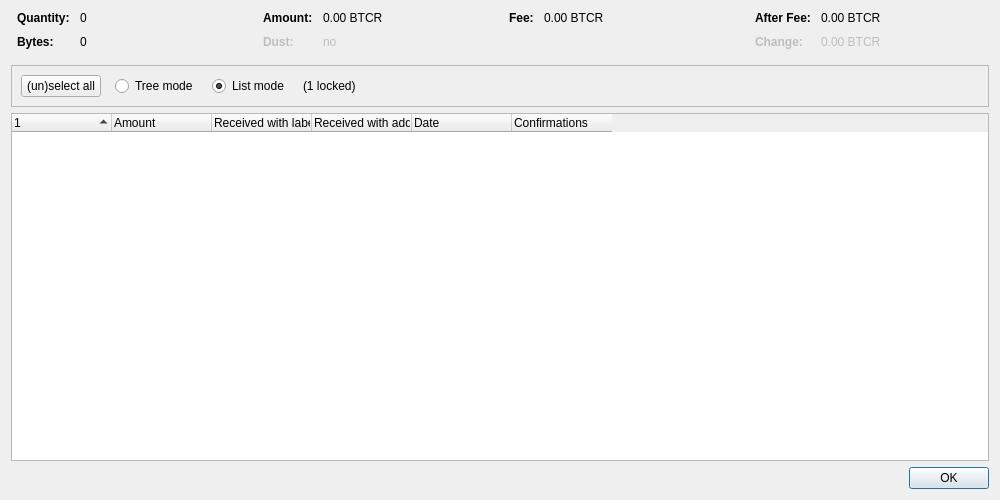
<?xml version="1.0" encoding="UTF-8"?>
<ui version="4.0">
 <class>CoinControlDialog</class>
 <widget class="QDialog" name="CoinControlDialog">
  <property name="geometry">
   <rect>
    <x>0</x>
    <y>0</y>
    <width>1000</width>
    <height>500</height>
   </rect>
  </property>
  <property name="windowTitle">
   <string>Coin Selection</string>
  </property>
  <layout class="QVBoxLayout" name="verticalLayout">
   <item>
    <layout class="QHBoxLayout" name="horizontalLayoutTop" stretch="0,0,0,0">
     <property name="topMargin">
      <number>0</number>
     </property>
     <property name="bottomMargin">
      <number>10</number>
     </property>
     <item>
      <layout class="QFormLayout" name="formLayoutCoinControl1">
       <property name="horizontalSpacing">
        <number>10</number>
       </property>
       <property name="verticalSpacing">
        <number>10</number>
       </property>
       <property name="leftMargin">
        <number>6</number>
       </property>
       <property name="rightMargin">
        <number>6</number>
       </property>
       <item row="0" column="0">
        <widget class="QLabel" name="labelCoinControlQuantityText">
         <property name="font">
          <font>
           <weight>75</weight>
           <bold>true</bold>
          </font>
         </property>
         <property name="text">
          <string>Quantity:</string>
         </property>
        </widget>
       </item>
       <item row="0" column="1">
        <widget class="QLabel" name="labelCoinControlQuantity">
         <property name="cursor">
          <cursorShape>IBeamCursor</cursorShape>
         </property>
         <property name="contextMenuPolicy">
          <enum>Qt::ActionsContextMenu</enum>
         </property>
         <property name="text">
          <string notr="true">0</string>
         </property>
         <property name="textInteractionFlags">
          <set>Qt::LinksAccessibleByMouse|Qt::TextSelectableByKeyboard|Qt::TextSelectableByMouse</set>
         </property>
        </widget>
       </item>
       <item row="1" column="0">
        <widget class="QLabel" name="labelCoinControlBytesText">
         <property name="font">
          <font>
           <weight>75</weight>
           <bold>true</bold>
          </font>
         </property>
         <property name="text">
          <string>Bytes:</string>
         </property>
        </widget>
       </item>
       <item row="1" column="1">
        <widget class="QLabel" name="labelCoinControlBytes">
         <property name="cursor">
          <cursorShape>IBeamCursor</cursorShape>
         </property>
         <property name="contextMenuPolicy">
          <enum>Qt::ActionsContextMenu</enum>
         </property>
         <property name="text">
          <string notr="true">0</string>
         </property>
         <property name="textInteractionFlags">
          <set>Qt::LinksAccessibleByMouse|Qt::TextSelectableByKeyboard|Qt::TextSelectableByMouse</set>
         </property>
        </widget>
       </item>
      </layout>
     </item>
     <item>
      <layout class="QFormLayout" name="formLayoutCoinControl2">
       <property name="horizontalSpacing">
        <number>10</number>
       </property>
       <property name="verticalSpacing">
        <number>10</number>
       </property>
       <property name="leftMargin">
        <number>6</number>
       </property>
       <property name="rightMargin">
        <number>6</number>
       </property>
       <item row="0" column="0">
        <widget class="QLabel" name="labelCoinControlAmountText">
         <property name="font">
          <font>
           <weight>75</weight>
           <bold>true</bold>
          </font>
         </property>
         <property name="text">
          <string>Amount:</string>
         </property>
        </widget>
       </item>
       <item row="0" column="1">
        <widget class="QLabel" name="labelCoinControlAmount">
         <property name="cursor">
          <cursorShape>IBeamCursor</cursorShape>
         </property>
         <property name="contextMenuPolicy">
          <enum>Qt::ActionsContextMenu</enum>
         </property>
         <property name="text">
          <string notr="true">0.00 BTCR</string>
         </property>
         <property name="textInteractionFlags">
          <set>Qt::LinksAccessibleByMouse|Qt::TextSelectableByKeyboard|Qt::TextSelectableByMouse</set>
         </property>
        </widget>
       </item>
       <item row="1" column="0">
        <widget class="QLabel" name="labelCoinControlLowOutputText">
         <property name="enabled">
          <bool>false</bool>
         </property>
         <property name="font">
          <font>
           <weight>75</weight>
           <bold>true</bold>
          </font>
         </property>
         <property name="text">
          <string>Dust:</string>
         </property>
        </widget>
       </item>
       <item row="1" column="1">
        <widget class="QLabel" name="labelCoinControlLowOutput">
         <property name="enabled">
          <bool>false</bool>
         </property>
         <property name="cursor">
          <cursorShape>IBeamCursor</cursorShape>
         </property>
         <property name="contextMenuPolicy">
          <enum>Qt::ActionsContextMenu</enum>
         </property>
         <property name="text">
          <string notr="true">no</string>
         </property>
         <property name="textInteractionFlags">
          <set>Qt::LinksAccessibleByMouse|Qt::TextSelectableByKeyboard|Qt::TextSelectableByMouse</set>
         </property>
        </widget>
       </item>
      </layout>
     </item>
     <item>
      <layout class="QFormLayout" name="formLayoutCoinControl3">
       <property name="horizontalSpacing">
        <number>10</number>
       </property>
       <property name="verticalSpacing">
        <number>10</number>
       </property>
       <property name="leftMargin">
        <number>6</number>
       </property>
       <property name="rightMargin">
        <number>6</number>
       </property>
       <item row="0" column="0">
        <widget class="QLabel" name="labelCoinControlFeeText">
         <property name="font">
          <font>
           <weight>75</weight>
           <bold>true</bold>
          </font>
         </property>
         <property name="text">
          <string>Fee:</string>
         </property>
        </widget>
       </item>
       <item row="0" column="1">
        <widget class="QLabel" name="labelCoinControlFee">
         <property name="cursor">
          <cursorShape>IBeamCursor</cursorShape>
         </property>
         <property name="contextMenuPolicy">
          <enum>Qt::ActionsContextMenu</enum>
         </property>
         <property name="text">
          <string notr="true">0.00 BTCR</string>
         </property>
         <property name="textInteractionFlags">
          <set>Qt::LinksAccessibleByMouse|Qt::TextSelectableByKeyboard|Qt::TextSelectableByMouse</set>
         </property>
        </widget>
       </item>
      </layout>
     </item>
     <item>
      <layout class="QFormLayout" name="formLayoutCoinControl4">
       <property name="horizontalSpacing">
        <number>10</number>
       </property>
       <property name="verticalSpacing">
        <number>10</number>
       </property>
       <property name="leftMargin">
        <number>6</number>
       </property>
       <property name="rightMargin">
        <number>6</number>
       </property>
       <item row="0" column="0">
        <widget class="QLabel" name="labelCoinControlAfterFeeText">
         <property name="font">
          <font>
           <weight>75</weight>
           <bold>true</bold>
          </font>
         </property>
         <property name="text">
          <string>After Fee:</string>
         </property>
        </widget>
       </item>
       <item row="0" column="1">
        <widget class="QLabel" name="labelCoinControlAfterFee">
         <property name="cursor">
          <cursorShape>IBeamCursor</cursorShape>
         </property>
         <property name="contextMenuPolicy">
          <enum>Qt::ActionsContextMenu</enum>
         </property>
         <property name="text">
          <string notr="true">0.00 BTCR</string>
         </property>
         <property name="textInteractionFlags">
          <set>Qt::LinksAccessibleByMouse|Qt::TextSelectableByKeyboard|Qt::TextSelectableByMouse</set>
         </property>
        </widget>
       </item>
       <item row="1" column="0">
        <widget class="QLabel" name="labelCoinControlChangeText">
         <property name="enabled">
          <bool>false</bool>
         </property>
         <property name="font">
          <font>
           <weight>75</weight>
           <bold>true</bold>
          </font>
         </property>
         <property name="text">
          <string>Change:</string>
         </property>
        </widget>
       </item>
       <item row="1" column="1">
        <widget class="QLabel" name="labelCoinControlChange">
         <property name="enabled">
          <bool>false</bool>
         </property>
         <property name="cursor">
          <cursorShape>IBeamCursor</cursorShape>
         </property>
         <property name="contextMenuPolicy">
          <enum>Qt::ActionsContextMenu</enum>
         </property>
         <property name="text">
          <string notr="true">0.00 BTCR</string>
         </property>
         <property name="textInteractionFlags">
          <set>Qt::LinksAccessibleByMouse|Qt::TextSelectableByKeyboard|Qt::TextSelectableByMouse</set>
         </property>
        </widget>
       </item>
      </layout>
     </item>
    </layout>
   </item>
   <item>
    <widget class="QFrame" name="frame">
     <property name="minimumSize">
      <size>
       <width>0</width>
       <height>40</height>
      </size>
     </property>
     <property name="frameShape">
      <enum>QFrame::StyledPanel</enum>
     </property>
     <property name="frameShadow">
      <enum>QFrame::Sunken</enum>
     </property>
     <layout class="QHBoxLayout" name="horizontalLayout">
      <item>
       <layout class="QHBoxLayout" name="horizontalLayoutPanel" stretch="0,0,0,0,0">
        <property name="spacing">
         <number>14</number>
        </property>
        <item>
         <widget class="QPushButton" name="pushButtonSelectAll">
          <property name="sizePolicy">
           <sizepolicy hsizetype="Maximum" vsizetype="Fixed">
            <horstretch>0</horstretch>
            <verstretch>0</verstretch>
           </sizepolicy>
          </property>
          <property name="text">
           <string>(un)select all</string>
          </property>
          <property name="autoDefault">
           <bool>false</bool>
          </property>
         </widget>
        </item>
        <item>
         <widget class="QRadioButton" name="radioTreeMode">
          <property name="sizePolicy">
           <sizepolicy hsizetype="Maximum" vsizetype="Fixed">
            <horstretch>0</horstretch>
            <verstretch>0</verstretch>
           </sizepolicy>
          </property>
          <property name="text">
           <string>Tree mode</string>
          </property>
         </widget>
        </item>
        <item>
         <widget class="QRadioButton" name="radioListMode">
          <property name="sizePolicy">
           <sizepolicy hsizetype="Maximum" vsizetype="Fixed">
            <horstretch>0</horstretch>
            <verstretch>0</verstretch>
           </sizepolicy>
          </property>
          <property name="text">
           <string>List mode</string>
          </property>
          <property name="checked">
           <bool>true</bool>
          </property>
         </widget>
        </item>
        <item>
         <widget class="QLabel" name="labelLocked">
          <property name="text">
           <string notr="true">(1 locked)</string>
          </property>
         </widget>
        </item>
        <item>
         <spacer name="horizontalSpacer">
          <property name="orientation">
           <enum>Qt::Horizontal</enum>
          </property>
          <property name="sizeHint" stdset="0">
           <size>
            <width>40</width>
            <height>20</height>
           </size>
          </property>
         </spacer>
        </item>
       </layout>
      </item>
     </layout>
    </widget>
   </item>
   <item>
    <widget class="CoinControlTreeWidget" name="treeWidget">
     <property name="contextMenuPolicy">
      <enum>Qt::CustomContextMenu</enum>
     </property>
     <property name="sortingEnabled">
      <bool>false</bool>
     </property>
     <property name="columnCount">
      <number>6</number>
     </property>
     <attribute name="headerShowSortIndicator" stdset="0">
      <bool>true</bool>
     </attribute>
     <attribute name="headerStretchLastSection">
      <bool>false</bool>
     </attribute>
     <column>
      <property name="text">
       <string/>
      </property>
     </column>
     <column>
      <property name="text">
       <string>Amount</string>
      </property>
     </column>
     <column>
      <property name="text">
       <string>Received with label</string>
      </property>
     </column>
     <column>
      <property name="text">
       <string>Received with address</string>
      </property>
     </column>
     <column>
      <property name="text">
       <string>Date</string>
      </property>
     </column>
     <column>
      <property name="text">
       <string>Confirmations</string>
      </property>
      <property name="toolTip">
       <string>Confirmed</string>
      </property>
     </column>
     <column>
      <property name="text">
       <string/>
      </property>
     </column>
     <column>
      <property name="text">
       <string/>
      </property>
     </column>
     <column>
      <property name="text">
       <string/>
      </property>
     </column>
     <column>
      <property name="text">
       <string/>
      </property>
     </column>
    </widget>
   </item>
   <item>
    <widget class="QDialogButtonBox" name="buttonBox">
     <property name="orientation">
      <enum>Qt::Horizontal</enum>
     </property>
     <property name="standardButtons">
      <set>QDialogButtonBox::Ok</set>
     </property>
    </widget>
   </item>
  </layout>
 </widget>
 <customwidgets>
  <customwidget>
   <class>CoinControlTreeWidget</class>
   <extends>QTreeWidget</extends>
   <header>qt/coincontroltreewidget.h</header>
  </customwidget>
 </customwidgets>
 <resources/>
 <connections/>
</ui>
